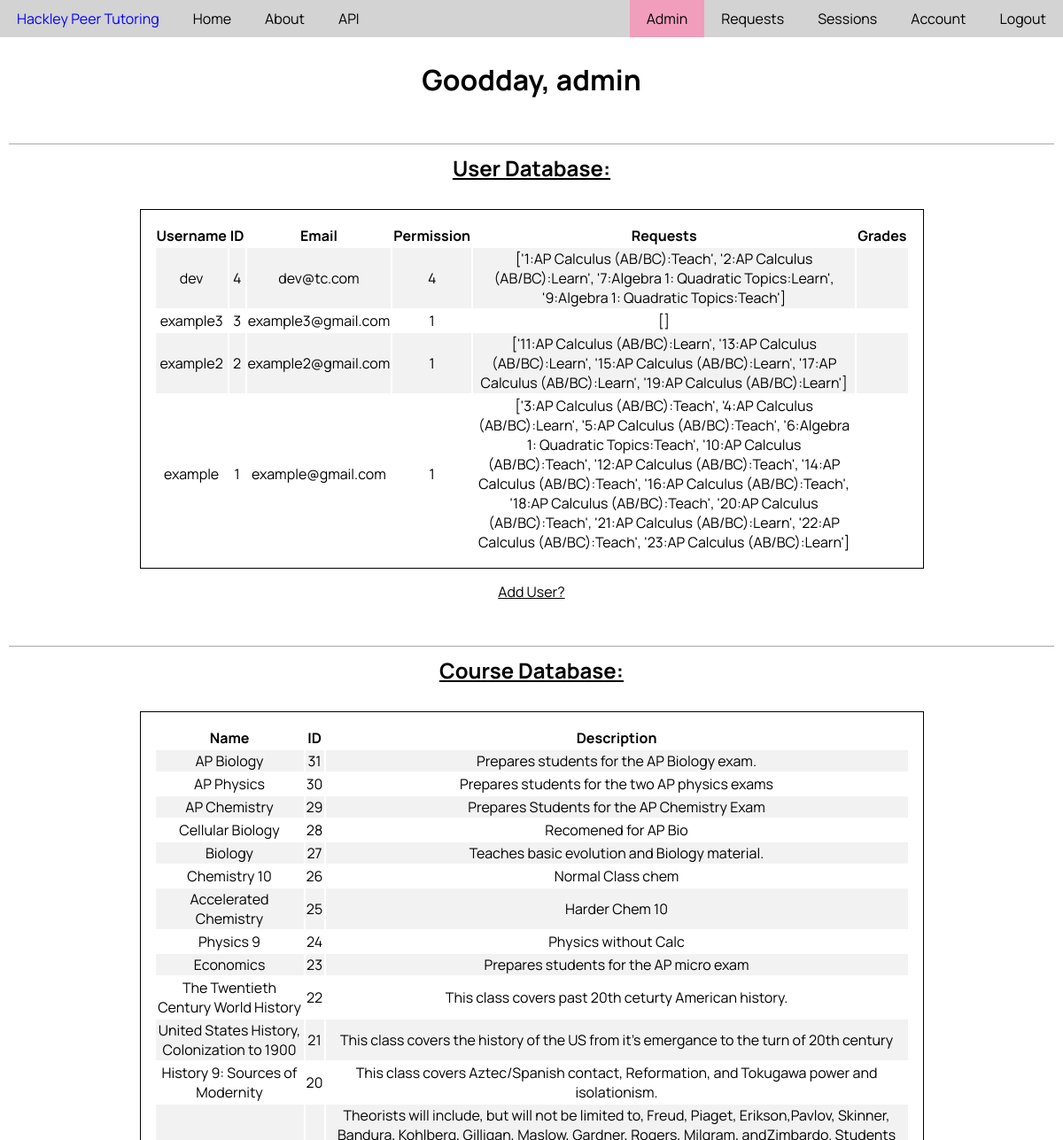
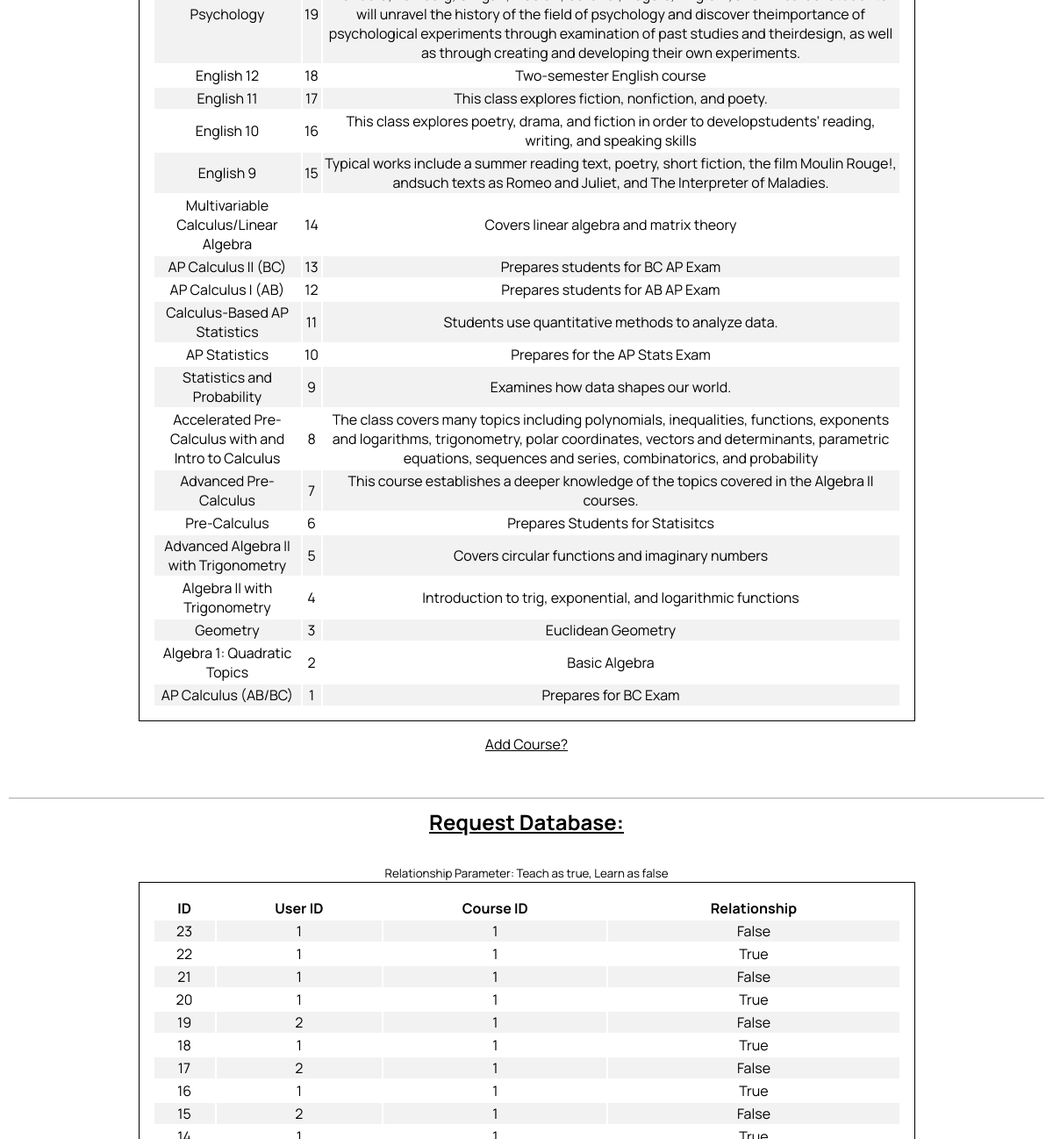
Page /admin (signed in, upper part) on the earlier database version (2 pictures, top to bottom).
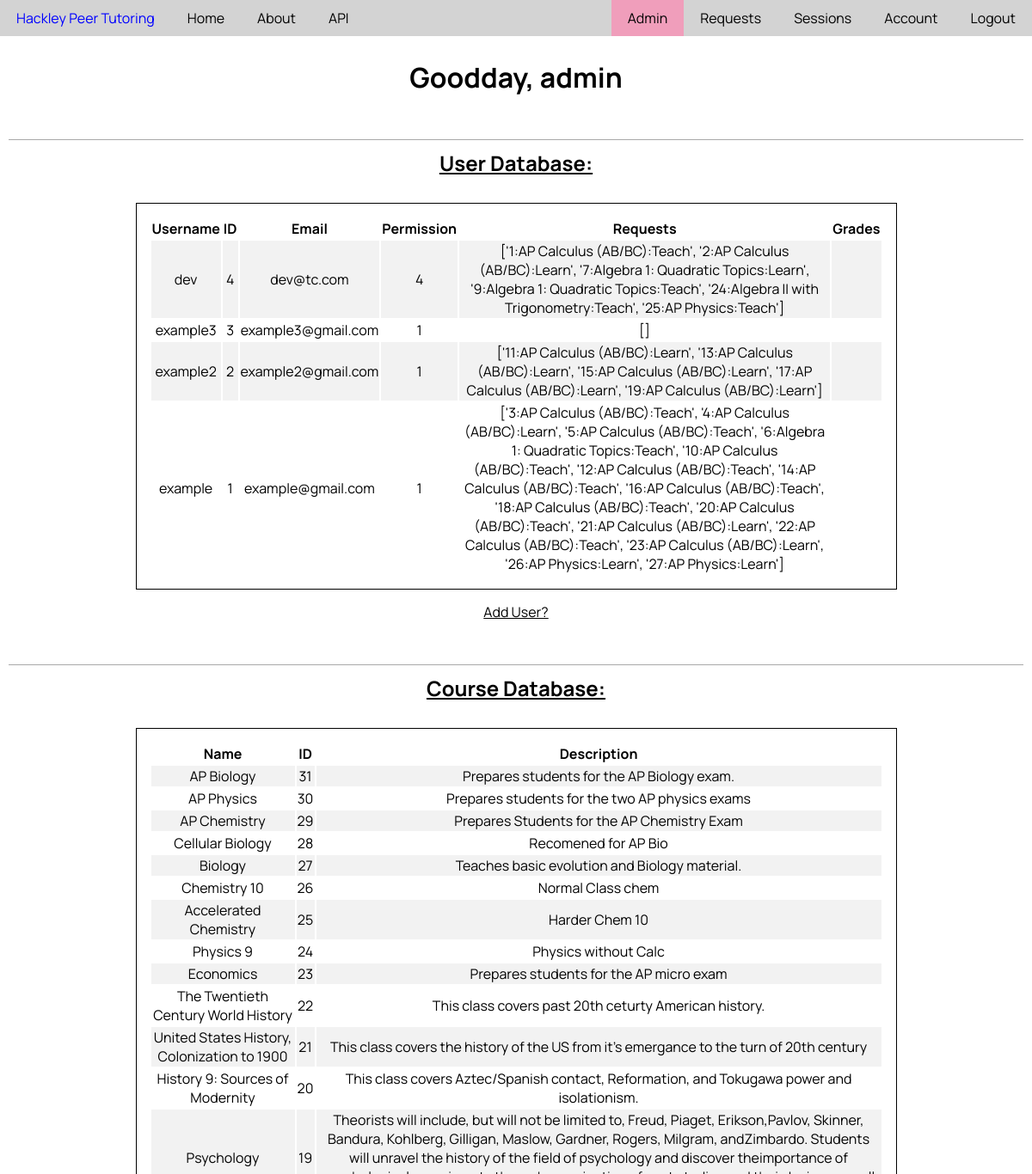
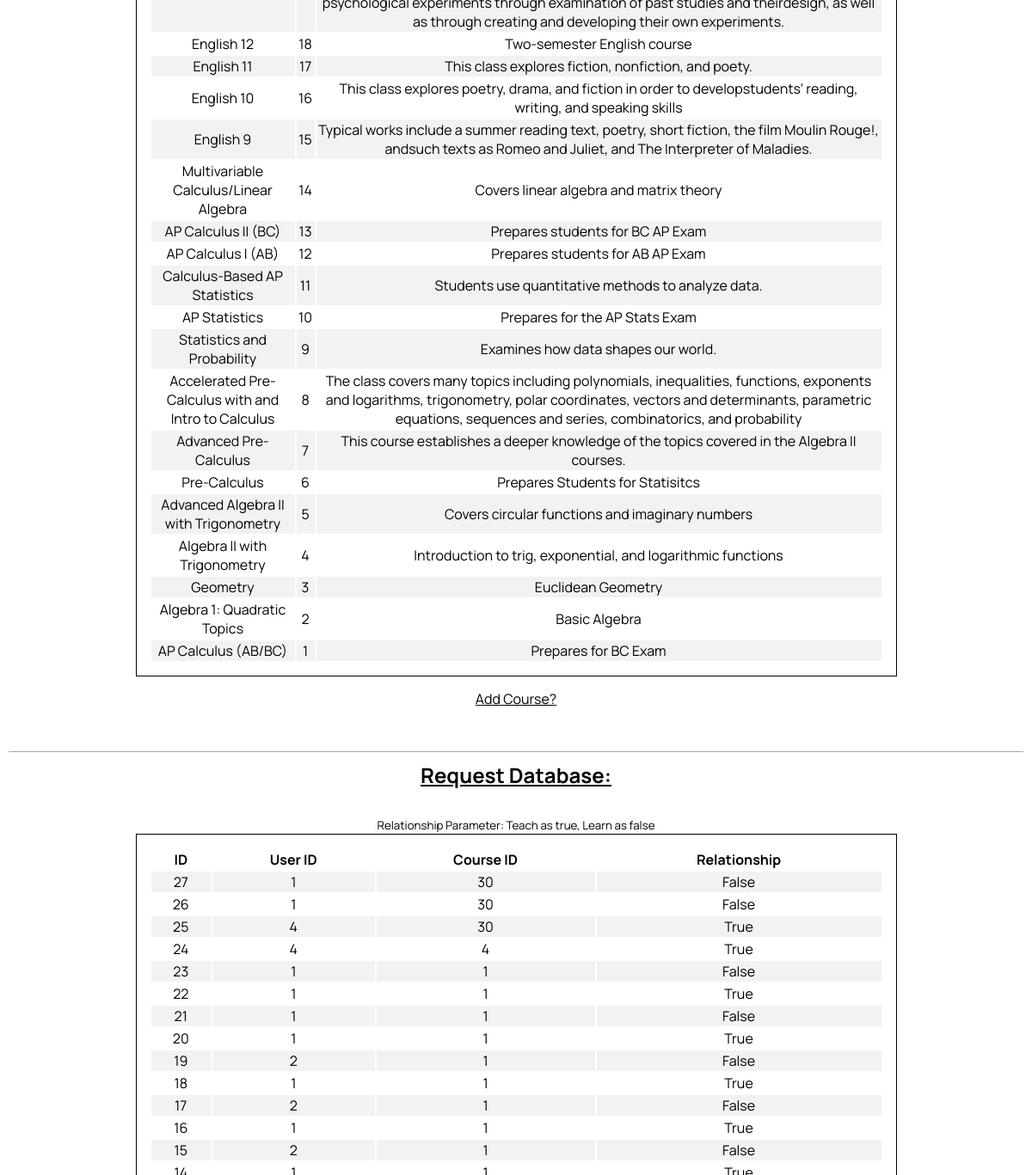
Same page on the later database version (2 pictures, top to bottom).
### PeerTutor/models.py (models this page shows, shortened)
class User(db.Model, UserMixin):
    __tablename__ = 'user'
    id = db.Column(db.Integer, primary_key=True)
    username = db.Column(db.String(20), unique=True, nullable=False)
    email = db.Column(db.String(120), unique=True, nullable=False)
    password = db.Column(db.String(60), nullable=False)
    permission = db.Column(db.Integer, default='1')
    grade = db.Column(db.Integer, nullable=False)
    date_joined = db.Column(db.DateTime, nullable=False, default=datetime.utcnow)
    gradeLevels = db.Column(db.String(20), default="8,9,10,11,12") #8 means all middle school
    schedule = db.relationship('Schedule', backref='user', lazy=True)
    requests = db.relationship('CourseRequest', backref='user', lazy=True)

class CourseRequest(db.Model):
    __tablename__ = 'courseRequest'
    id = db.Column(db.Integer, primary_key=True)
    user_id = db.Column(db.Integer, db.ForeignKey('user.id'), nullable=False)
    course_id = db.Column(db.Integer, nullable=False)
    relationship = db.Column('relationship', db.Boolean, nullable=False)
    date_added = db.Column(db.DateTime, nullable=False, default=datetime.utcnow)

class Course(db.Model):
    __tablename__ = 'course'
    id = db.Column(db.Integer, primary_key=True)
    name = db.Column(db.String(20), unique=True, nullable=False)
    description = db.Column(db.Text, nullable=False)

### PeerTutor/admin/routes.py (the view)
@admin.route("/admin")
@login_required
def adminPage():
    if current_user.permission < 4:
        flash('You don\'t have permission to do that!', 'warning')
        return redirect(url_for('main.home'))
    else:
        users = User.query.order_by(User.date_joined.desc()).all()
        courses = Course.query.order_by(Course.id.desc()).all()
        requests = CourseRequest.query.order_by(CourseRequest.id.desc()).all()
        matches = Match.query.order_by(Match.id.desc()).all()
        return render_template('/admin.html', users=users, courses=courses,
            get_user_requests=get_user_requests, requests=requests, extract=extract,
            matches=matches)

### PeerTutor/admin/utils.py (called while the page is built)
def get_user_requests(user):
    requests = CourseRequest.query.filter_by(user=user).all()
    array_requests = []
    for request in requests:
        relationship = request.relationship
        if relationship == True:
            teachOrLearn = "Teach"
        else:
            teachOrLearn = "Learn"
        array_requests.append(str(request.id) + ":" + Course.query.get(request.course_id).name + ":" + teachOrLearn)
    return array_requests

### PeerTutor/models.py (called while the page is built)
@login_manager.user_loader
def load_user(user_id):
   return User.query.get(int(user_id))

### PeerTutor/templates/admin.html (shortened to what this page needs)
{% extends 'base.html' %}
{% block content %}
    <div class="admin-page">
    <h1> Goodday, admin </h1>
    <h2 class="admin-table-title"> User Database: </h2>
    <table class="admin-table">
        <tr>
            <th> Username </th>
            <th> ID </th>
            <th> Email </th>
            <th> Permission </th>
            <th> Requests </th>
            <th> Grades </th>
        </tr>
        {% for user in users %}
            <tr>
                <td> {{ user.username }} </td>
                <td> {{ user.id }} </td>
                <td> {{ user.email }} </td>
                <td> {{ user.permission }} </td>
                <td> {{ get_user_requests(user) }} </td>
                <td> {{ user.teachableGrades }}</td>
            </tr>
        {% endfor %}
    </table>
    <a class="development-link" href="{{ url_for('admin.addUser')}}"> Add User? </a>
    <h2 class="admin-table-title"> Course Database: </h2>
    <table class="admin-table">
        <tr>
            <th> Name </th>
            <th> ID </th>
            <th> Description </th>
        </tr>
        {% for course in courses %}
            <tr>
                <td> {{ course.name }} </td>
                <td> {{ course.id }} </td>
                <td> {{ course.description }} </td>
            </tr>
        {% endfor %}
    </table>
    <a class="development-link" href="{{ url_for('admin.addCourse')}}"> Add Course? </a>
    <br>
    <h2 class="admin-table-title"> Request Database: </h2>
    <small>
        Relationship Parameter: Teach as true, Learn as false
    </small>
    <table class="admin-table">
        <tr>
            <th> ID </th>
            <th> User ID </th>
            <th> Course ID </th>
            <th> Relationship </th>
        </tr>
        {% for request in requests %}
            <tr>
                <td> {{ request.id }} </td>
                <td> {{ request.user_id }} </td>
                <td> {{ request.course_id }} </td>
                <td> {{ request.relationship}} </td>
            </tr>
        {% endfor %}
    </table>
    <br> <br>
    <br> <br>
{% endblock %}

### PeerTutor/templates/base.html (shortened to what this page needs)
<!DOCTYPE html>
<html lang="en">
<head>
    <link rel="stylesheet" type="text/css" href="{{ url_for('static', filename='main.css') }}">
</head>
<body>
  <header class="nav-bar-header">
    <nav class="nav-bar-nav">
      <div class="nav-bar-div">
        <a class="link left-link logo" href="{{ url_for('main.home') }}">Hackley Peer Tutoring</a>
          <div class="left-link-group">
            <a class="link left-link" href="{{ url_for('main.home') }}">Home</a>
            <a class="link left-link" href="{{ url_for('main.about') }}">About</a>
            <a class="link left-link" href="{{ url_for('main.apiHelp')}}">API</a>
          </div>
          <div class="right-link-group">
          {% if current_user.is_authenticated %}
            <a class="link right-link" href=" {{ url_for('users.logout') }}">Logout</a>
            <a class="link right-link" href=" {{ url_for('users.account') }}">Account</a>
            <a class="link right-link" href=" {{ url_for('tutor_functions.sessions') }}">Sessions</a>
            <a class="link right-link" href=" {{ url_for('tutor_functions.requests') }}">Requests</a>
          {% else %}
            <a class="link right-link" href=" {{ url_for('users.login') }}">Login</a>
            <a class="link right-link" href="{{ url_for('users.register') }}">Register</a>
          {% endif %}
          {% if current_user.permission == 4%}
            <a class="link right-link admin-link" href="{{ url_for('admin.adminPage') }}">Admin</a>
          {% endif%}
        </div>
      </div>
    </nav>
  </header>
  <main role="main" class="content">
      <div class="messages">
          {% block content %}{% endblock %}
  </main>
</body>

### PeerTutor/static/main.css (style rules this page uses)
body { margin: 0px; font-family: 'Manrope', sans-serif; }
.admin-table { border: 1px solid black; width: 100%; text-align: center; padding: 15px; }
tr { border-bottom: 1px solid black; border-right: 1px solid black; }
tr:nth-child(even) { background-color: #f2f2f2; }
.admin-table-title { text-decoration: underline; border-top: 1px solid darkgrey; margin-top: 50px; padding:10px; }
.development-link { color: black; }
.link { display: inline; padding-top: 10px; padding-bottom: 10px; padding-right: 19px; padding-left: 19px; margin-top:0px; color:black; text-decoration: none; background-color: lightgrey; margin-bottom:0px; }
.right-link { float: right; }
.left-link { float: left; }
.nav-bar-header { display:inline-block; height: auto; width: 100%; padding-top: 0px; background-color: lightgrey; margin:0px; padding-bottom:0px; }
.logo { border-style: hidden; color: blue; margin-left: 0px; margin-bottom:0px; }
.left-link-group { float: left; }
.right-link-group { float:right; }
.nav-bar-nav { width: 100%; margin: 0px; padding-bottom:0px; }
.nav-bar-div { margin: 0px; padding-bottom:0px; }
.admin-link { color: black; background-color: #f09ebb; }
.messages { margin: 0px; }
.admin-page { margin: 10px; text-align: center; }
.admin-table { width: 75%; text-align: center; margin-left: auto; margin-right: auto; margin-bottom: 15px; }

Differences in the rows shown:
computed for CourseRequest: relationship+id+course "['1:AP Calculus (AB/BC):Teach', '2:AP Calculus (AB/BC):Learn', '7:Algebra 1: Quadratic Topics:Learn', '9:Algebra 1: Quadratic Topics:Teach']" → "…Topics:Learn', '9:Algebra 1: Quadratic Topics:Teach', '24:Algebra II with Trigonometry:Teach', '25:AP Physics:Teach']"
computed for CourseRequest: relationship+id+course "…Calculus (AB/BC):Teach', '23:AP Calculus (AB/BC):Learn']" → "…Calculus (AB/BC):Teach', '23:AP Calculus (AB/BC):Learn', '26:AP Physics:Learn', '27:AP Physics:Learn']"
added CourseRequest: id "27", user_id "1", course_id "30", relationship "False"
added CourseRequest: id "26", user_id "1", course_id "30", relationship "False"
added CourseRequest: id "25", user_id "4", course_id "30", relationship "True"
added CourseRequest: id "24", user_id "4", course_id "4", relationship "True"
